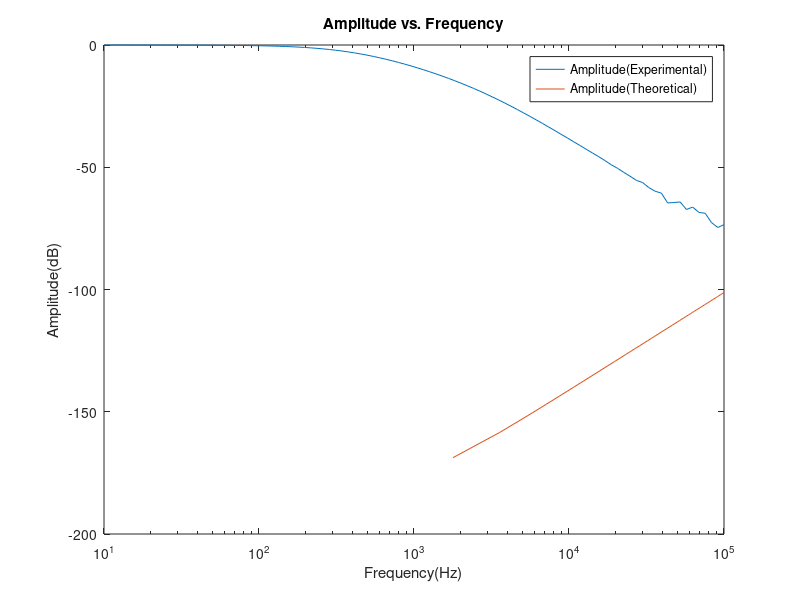
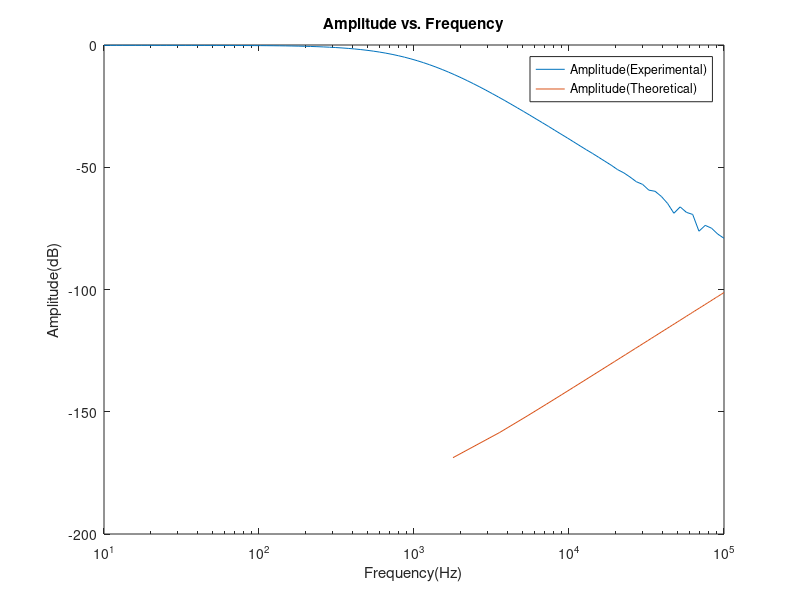
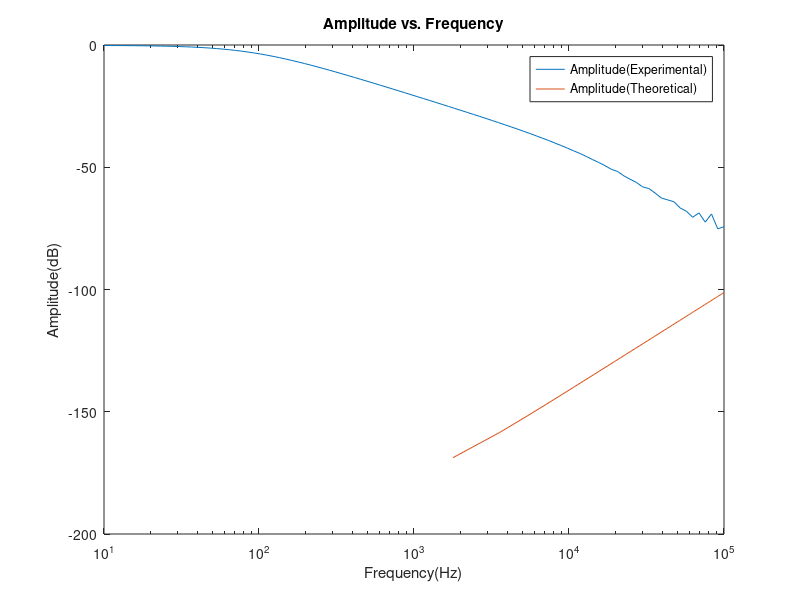
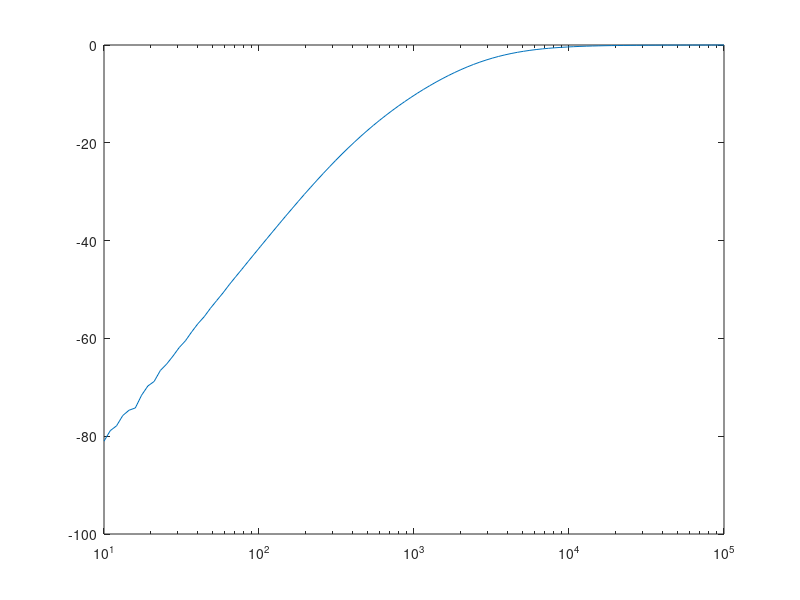

These figures' MATLAB source, in order: (Note: this script raises an error after producing the figures.)
clf;
clear;
data1 = load("BodePlot1.csv");
data2 = load("BodePlot2.csv");
data3 = load("BodePlot3.csv");
data4 = load("BodePlot4.csv");
data5 = load("BodePlot5.csv");

freq1 = data1(:,1);
amp1 = data1(:,3);
pshift1 = data1(:,4);


semilogx(freq1, amp1);
hold on;
RC = 0.000158;

fplot(@(x) 20 * log10(1/(1+ (RC*2*pi*x).^2)),[0,100000])
title("Amplitude vs. Frequency");
ylabel("Amplitude(dB)");
xlabel("Frequency(Hz)");
legend("Amplitude(Experimental)", "Amplitude(Theoretical)");


figure;
freq2 = data2(:,1);
amp2 = data2(:,3);
pshift2 = data2(:,4);

semilogx(freq2, amp2);
hold on;
RC = 0.000158;

fplot(@(x) 20 * log10(1/(1+ (RC*2*pi*x).^2)),[0,100000])
title("Amplitude vs. Frequency");
ylabel("Amplitude(dB)");
xlabel("Frequency(Hz)");
legend("Amplitude(Experimental)", "Amplitude(Theoretical)");


figure;
freq3 = data3(:,1);
amp3 = data3(:,3);
pshift3 = data3(:,4);

semilogx(freq3, amp3);
hold on;
RC = 0.000158;

fplot(@(x) 20 * log10(1/(1+ (RC*2*pi*x).^2)),[0,100000])
title("Amplitude vs. Frequency");
ylabel("Amplitude(dB)");
xlabel("Frequency(Hz)");
legend("Amplitude(Experimental)", "Amplitude(Theoretical)");


figure;

freq4 = data4(:,1);
amp4 = data4(:,3);
pshift4 = data4(:,4);

semilogx(freq4, amp4);
hold on;
RC = 0.000158;

fplot(@(x) 20 * log10((RC*2*pi*x).^2/(1+ (RC*2*pi*x).^2)),[0,100000])
title("Amplitude vs. Frequency");
ylabel("Amplitude(dB)");
xlabel("Frequency(Hz)");
legend("Amplitude(Experimental)", "Amplitude(Theoretical)");


figure;
freq5 = data5(:,1);
amp5 = data5(:,3);
pshift5 = data5(:,4);

semilogx(freq5, amp5);

hold on;
RC = 0.000158;

fplot(@(x) 20 * log10((1/(1+ (RC*2*pi*x).^2))*((RC*2*pi*x).^2/(1+ (RC*2*pi*x).^2))),[0,100000])
title("Amplitude vs. Frequency");
ylabel("Amplitude(dB)");
xlabel("Frequency(Hz)");
legend("Amplitude(Experimental)", "Amplitude(Theoretical)")
